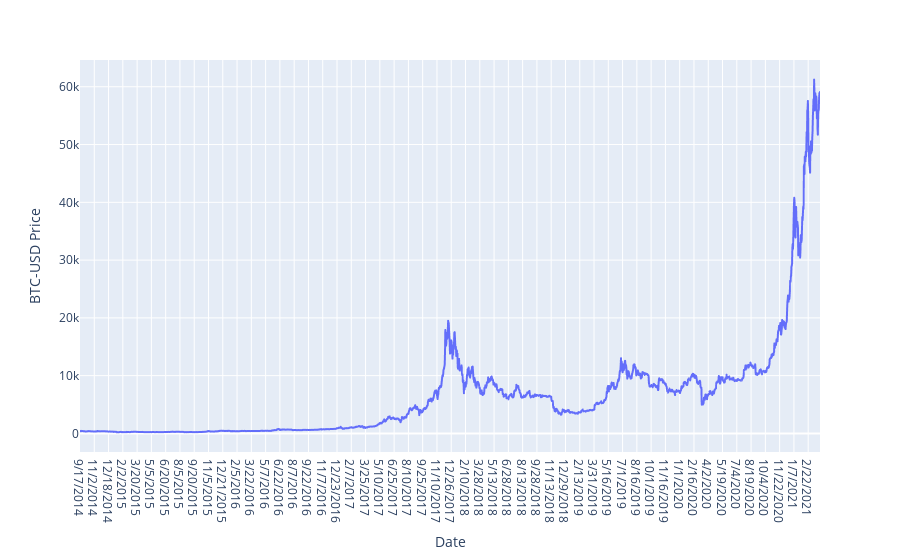

This figure's notebook cell:
### Code cell
fig = px.line(crypto_df, x = 'Date', y = 'BTC-USD Price')
fig.show()

### Figure 1 — Plotly figure (JSON) as saved in the notebook; plotly's stock layout.template omitted (floating-point values rounded to 4 significant figures; data arrays with more than 128 entries replaced by an {"elided": "..."} marker saying what was removed)
{"data": [{"hovertemplate": "Date=%{x}<br>BTC-USD Price=%{y}<extra></extra>", "legendgroup": "", "line": {"color": "#636efa", "dash": "solid"}, "marker": {"symbol": "circle"}, "mode": "lines", "name": "", "showlegend": false, "type": "scattergl", "x": {"elided": "2385 str values"}, "xaxis": "x", "y": {"elided": "2385 float values"}, "yaxis": "y"}], "layout": {"legend": {"tracegroupgap": 0}, "margin": {"t": 60}, "xaxis": {"anchor": "y", "domain": [0, 1], "title": {"text": "Date"}}, "yaxis": {"anchor": "x", "domain": [0, 1], "title": {"text": "BTC-USD Price"}}}}
